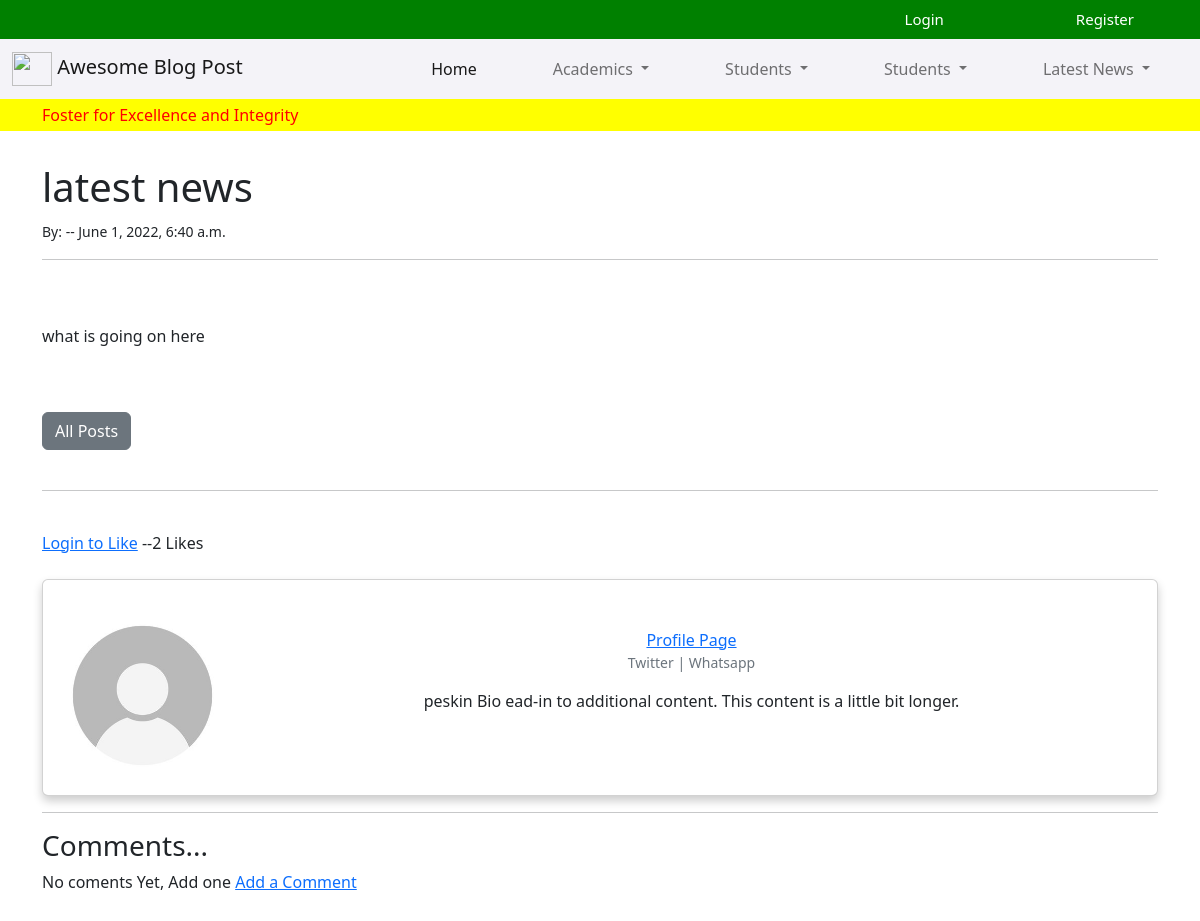
/article/31, run on an earlier commit of the app's database.
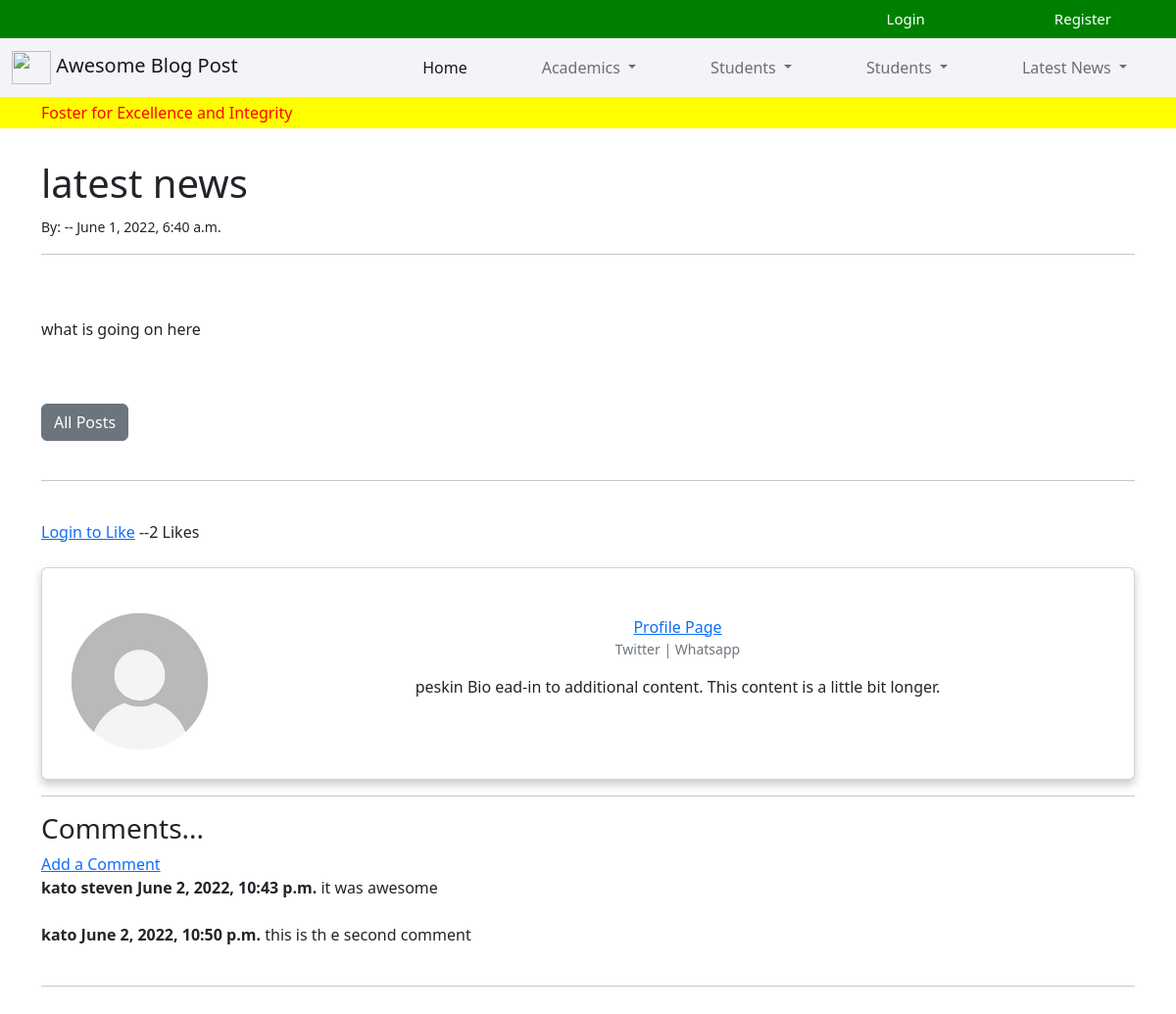
And on a later commit of the database.
### theblog/models.py (models this page shows, shortened)
class Post(models.Model):
    title = models.CharField(max_length=200)
    header_image = models.ImageField(null=True, blank=True, upload_to="images/")
    snippet = models.CharField(max_length=500)
    author = models.ForeignKey(User, on_delete=models.CASCADE)
    body = RichTextUploadingField(blank=True, null=True)
    created_at = models.DateTimeField(default=datetime.now, blank=True)
    category = models.CharField(max_length=200, default='Testing')
    likes = models.ManyToManyField(User, related_name='blog_bost')
    def total_likes(self):
        return self.likes.count()
    class Meta:
        verbose_name_plural = "Posts"

class Profile(models.Model):
    user = models.OneToOneField(User, null=True, on_delete=models.CASCADE)
    bio = RichTextUploadingField(blank=True, null=True)
    profile_pic = models.ImageField(null=True, blank=True, upload_to="images/profile")
    website = models.CharField(max_length=200,blank=True, null=True)
    facebook = models.CharField(max_length=200,blank=True, null=True)
    twitter = models.CharField(max_length=200,blank=True, null=True)

class Comment(models.Model):
    post = models.ForeignKey(Post,related_name='comments', on_delete=models.CASCADE)
    name = models.CharField(max_length=500)
    body = models.TextField(blank=True, null=True)
    date_added = models.DateTimeField(auto_now_add=True)

### theblog/views.py (the view)
# urls.py: path('article/<int:pk>', ArticlaDetailView.as_view(), name="article_details"),
class ArticlaDetailView(DetailView):
    model = Post
    template_name = 'article_details.html'
    def get_context_data(self, *args, **kwargs):
        cat_menu = Category.objects.all()
        context = super(ArticlaDetailView,self).get_context_data(*args, **kwargs)
        stuff = get_object_or_404(Post, id=self.kwargs['pk'])
        total_likes = stuff.total_likes() #check in modal.py for total likes fxn
        liked = False
        if stuff.likes.filter(id=self.request.user.id).exists():
            liked = True
        context["cat_menu"] = cat_menu
        context["total_likes"] = total_likes
        context["liked"] = liked
        return context

### theblog/templates/article_details.html (shortened to what this page needs)
{% extends 'base.html' %}
{% block content %}
{% load static %}
<h1>{{post.title}}</h1>
<small>By: {{post.author.first_name}} {{post.author.last_name}} -- {{post.created_at}}
</small>
<br>
<hr>
<br><br>
{{post.body|safe}}
<br><br>
<a href="{%url 'home'%}" class="btn btn-secondary">All Posts</a>
<br>
<br>
<hr>
<br>
<form action="{% url 'like_post' post.pk %}" method="POST">
{% if user.is_authenticated %}
    {% if liked %}
        <button type="submit", name="post_id",  value="{{ post.id }}",
        class="btn btn-danger btn-sm">Unlike</button>
    {% else %}
        <button type="submit", name="post_id",  value="{{ post.id }}",
        class="btn btn-primary btn-sm">Like</button>
    {% endif %}
{% else %}
    <a class="btn-secondary" href="{% url 'login' %}">Login to Like</a>
    {% endif %}
 --{{ total_likes }} Likes
</form>
<br>
  <div class="card mb-3">
    <div class="row g-0">
      <div class="col-md-2">
{% if post.author.profile.profile_pic %}
        <img src="{{post.author.profile.profile_pic.url}}" class="img-fluid rounded-start" alt=".d.." >
{% else %}
        <img src="{% static 'images/profile.jpeg' %}" class="img-fluid rounded-start" alt=".d.." >
{% endif %}
      </div>
      <div class="col-md-10">
        <div class="card-body">
            <a href="{% url 'user_profile' post.author.profile.id %}">Profile Page</a>
            <p  class="small text-muted">
                Twitter | Whatsapp</p>
          <p class="card-text">{{post.author.profile.bio}}   ead-in to additional content. This content is a little bit longer. </p>
        </div>
      </div>
    </div>
  </div>
  <hr>
<h3>Comments...</h3>
{% if not post.comments.all %}
No coments Yet, Add one <a href="{% url 'add_comment' post.pk %}">Add a Comment</a>
{% else %}
<a href="{% url 'add_comment' post.pk %}">Add a Comment</a>
<br>
{% for comment in post.comments.all %}
    <strong>{{comment.name}}</strong>
    <strong>{{comment.date_added}}</strong>
    {{comment.body}}
  <br><br>
{% endfor %}
<hr>
{% endif %}
<br><br>
<br><br>
{% endblock %}

### theblog/templates/base.html (shortened to what this page needs)
<!doctype html>
<html lang="en">
<head>
    {% load static %}
    <link rel="stylesheet" href="{% static 'style.css' %}">
    <link href="https://cdn.jsdelivr.net/npm/bootstrap@5.2.0-beta1/dist/css/bootstrap.min.css" rel="stylesheet"
>
</head>
<body>
    <ul class="nav  nav-top justify-content-end" style="background-color: green; color:white">
        {% if user.is_authenticated %}
        <li class="nav-item ">
            <a class="nav-link" href="{% url 'add_post' %}">Add Post</a>
        </li>
        <li class="nav-item dropdown">
            <a class="nav-link dropdown-toggle" data-bs-toggle="dropdown" href="#" role="button" aria-expanded="false">Profile</a>
            <ul class="dropdown-menu" style="background-color: gray;">
              <li><a class="dropdown-item" href="#" style=""></a></li>
              <li><a class="dropdown-item" href="{% url 'edit_profile' %}">Edit Profile Settings</a></li>
              {% if user.profile.id  %}
              <li><a class="dropdown-item" href="{% url 'user_profile' user.profile.id %}">Show Profile Page</a></li>
              <li><a class="dropdown-item" href="{% url 'edit_profile_page' user.profile.id %}">Edit Profile Page</a></li>
              {% else  %}
              <li><a class="dropdown-item" href="{% url 'create_user_profile_page' %}">Create Profile Page</a></li>
              {% endif  %}
            </ul>
          </li>
        <li class="nav-item ">
            <a class="nav-link" href="{% url 'add_category' %}">Add Category</a>
        </li>
        <li class="nav-item ">
            <a class="nav-link active" aria-current="page" href="{% url 'user_profile' user.profile.id %}">{{user.first_name}} {{user.last_name}}</a>
        </li>
        <li class="nav-item">
            <a class="nav-link" href="{% url 'logout' %}">Logout</a>
        </li>
        {% else %}
        <li class="nav-item">
            <a class="nav-link" href="{% url 'login' %}">Login</a>
        </li>
        <li class="nav-item">
            <a class="nav-link active" aria-current="page" href="{% url 'register' %}">Register</a>
        </li>
        {% endif %}
    </ul>
    <nav class="navbar navbar-expand-lg " style="background-color: rgb(244, 243, 248);">
        <div class="container-fluid">
            <a class="navbar-brand" href="{% url 'home' %}"><img
                    src="https://encrypted-tbn0.gstatic.com/images?q=tbn:ANd9GcT4feWDCLLUy2AP33gMZdb7Gko9ZTfT93qG3w&usqp=CAU"
                    alt="" width="40" height="34"> Awesome Blog Post</a>
            <div class="collapse navbar-collapse" id="navbarSupportedContent">
                <ul class="navbar-nav ms-auto mb-2 mb-lg-0">
                    <li class="nav-item">
                        <a class="nav-link active" aria-current="page" href="{%url 'home'%}"
                            class="btn btn-secondary">Home</a>
                    </li>
                    <li class="nav-item dropdown">
                        <a class="nav-link dropdown-toggle" href="#" id="navbarDropdown" role="button"
                            data-bs-toggle="dropdown" aria-expanded="false">
                            Academics
                        </a>
                    </li>
                    <li class="nav-item dropdown">
                        <a class="nav-link dropdown-toggle" href="#" id="navbarDropdown" role="button"
                            data-bs-toggle="dropdown" aria-expanded="false">
                            Students
                        </a>
                    </li>
                    <li class="nav-item dropdown">
                        <a class="nav-link dropdown-toggle" href="#" id="navbarDropdown" role="button"
                            data-bs-toggle="dropdown" aria-expanded="false">
                            Students
                        </a>
                    </li>
                    <li class="nav-item dropdown">
                        <a class="nav-link dropdown-toggle" href="#" id="navbarDropdown" role="button"
                            data-bs-toggle="dropdown" aria-expanded="false">
                            Latest News
                        </a>
                    </li>
                </ul>
            </div>
        </div>
    </nav>
    <div class="moto mb-2 p-1" style="background-color: yellow;">
        <div class="container" style="color: red;"> Foster for Excellence and Integrity</div>
    </div>
    <br>
    <div class="container ">
        {% block content %}
        {% endblock %}
        <br><br>
    </div>
</body>
</html>

### theblog/static/style.css (style rules this page uses)
.card { padding: 1.5em .5em .5em; border-radius: 2em; text-align: center; box-shadow: 0 5px 10px rgba(0,0,0,.2); }
.navbar-nav > li { padding-left:30px; padding-right:30px; }
.nav-top > li { padding-left:50px; padding-right:50px; }
.nav-top li a { color: white !important; font-size: 15px; }

What changed in the data, as far as the page shows it:
added Comment: name "kato steven", date_added "June 2, 2022, 10:43 p.m.", body "it was awesome"
added Comment: name "kato", date_added "June 2, 2022, 10:50 p.m.", body "this is th e second comment"
Also different on the page:
text no longer shown: "No coments Yet, Add one"
